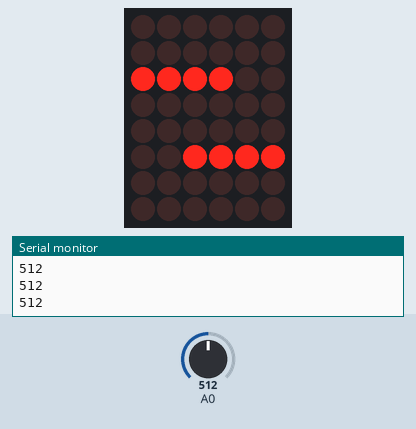
Simulated run of this sketch. Board: Arduino Uno, built with avr-gcc and run on an emulated ATmega328P. On the bench: 6×8 LED matrix, the last lines printed to the serial monitor. Wiring (inferred from the names in the program): LED matrix (orientation assumed): rows pin 2, pin 3, pin 4, pin 5, pin 6, pin 7, pin 8, pin 9; columns pin 11, pin 12, pin 13, A1, A2, A3. The inputs (shaded band) are chosen by the test bench; at power-on: A0 = 512.

Above: at 1.2 s.
1.3 s: A0 set to 490
At 2.5 s:
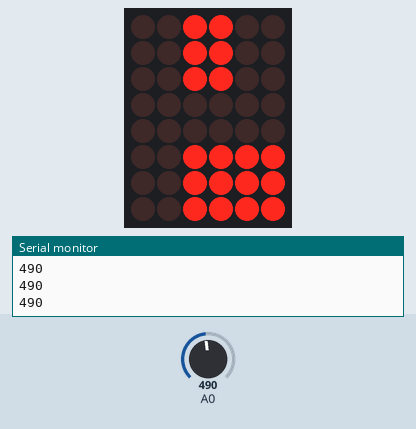
2.8 s: A0 set to 390
At 3.3 s:
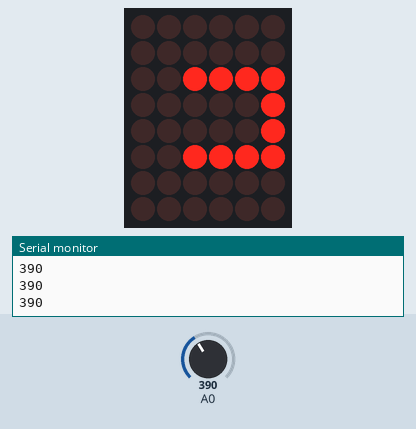
4.3 s: A0 set to 290
At 5.5 s:
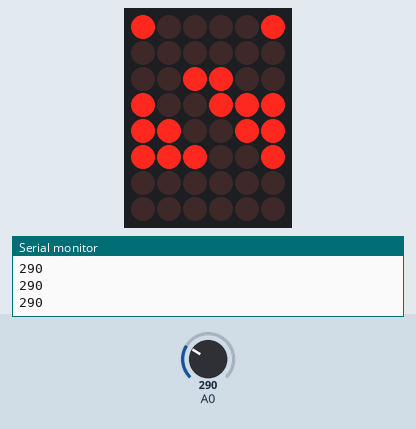
5.8 s: A0 set to 190
At 7.0 s:
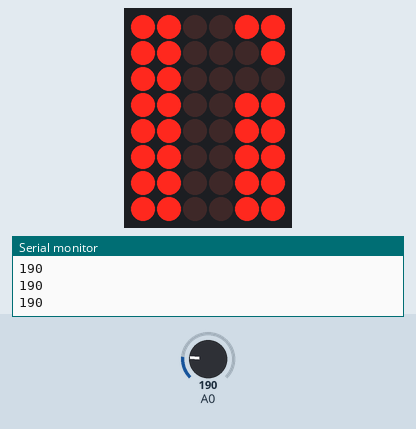
7.3 s: A0 set to 610
At 7.9 s:
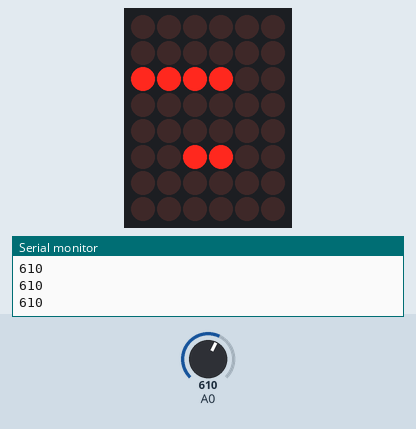
8.8 s: A0 set to 590
At 10.0 s:
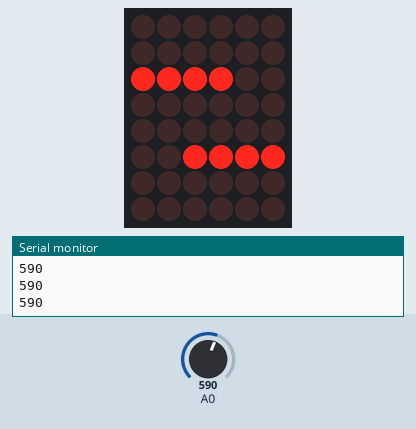
Timing chart, 0 to 11.3 s (numbered marks = the images above; inputs shaded):
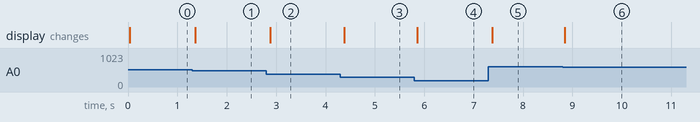

The sketch:

ProximitySensor.ino
```cpp
#define ROW_1 2
#define ROW_2 3
#define ROW_3 4
#define ROW_4 5
#define ROW_5 6
#define ROW_6 7
#define ROW_7 8
#define ROW_8 9

#define COL_1 10
#define COL_2 11
#define COL_3 12
#define COL_4 13
#define COL_5 A1
#define COL_6 A2
#define COL_7 A3
#define COL_8 A4

const byte rows[] = {
    ROW_1, ROW_2, ROW_3, ROW_4, ROW_5, ROW_6, ROW_7, ROW_8
};

byte one[] = { B00011000,B00111000,B01111000,B00011000,B00011000,B00011000,B00011000,B00011000};
byte two[] = { B00111100,B01111110,B01100110,B00001100,B00011000,B00110000,B01111110,B01111110};
byte three[] = { B01111110,B01111110,B00000110,B00111110,B00111110,B00000110,B01111110,B01111110};
byte four[] = { B01100110,B01100110,B01100110,B01111110,B01111110,B00000110,B00000110,B00000110};
byte five[] = { B01111110,B01111110,B01100000,B01111110,B01111110,B00000110,B01111110,B01111110};
byte six[] = { B01111110,B01111110,B01100000,B01111110,B01111110,B01100110,B01111110,B01111110};

// Declare the used sensor pin <br>int sensorPin = A0;

void setup(){
  // Start the Serial connection
  Serial.begin(9600);

  for (byte i = 2; i <= 13; i++)
        pinMode(i, OUTPUT);
    pinMode(A1, OUTPUT);
    pinMode(A2, OUTPUT);
    pinMode(A3, OUTPUT);
    pinMode(A4, OUTPUT);
}

void loop(){
  // Read the analog value of the sensor
  int val = analogRead(A0);
  Serial.println(val);
  if(val < 200){
    drawScreen(one);
  }
  else if(val < 300 && val > 200){
    drawScreen(two);
  }
  else if(val < 400 && val > 300){
    drawScreen(three);
  }
  else if(val < 500 && val > 400){
    drawScreen(four);
  }
  else if(val < 600 && val > 500){
    drawScreen(five);
  }
  else if(val > 600){
    drawScreen(six);
  }
  delay(1);
}

void  drawScreen(byte buffer2[]){
   // Turn on each row in series
    for (byte i = 0; i < 8; i++) {
      setColumns(buffer2[i]); // Set columns for this specific row
      digitalWrite(rows[i], HIGH);
      delay(2); // Set this to 50 or 100 if you want to see the multiplexing effect!
      digitalWrite(rows[i], LOW);
    }
}


void setColumns(byte b) {
    digitalWrite(COL_1, (~b >> 0) & 0x01); // Get the 1st bit: 10000000
    digitalWrite(COL_2, (~b >> 1) & 0x01); // Get the 2nd bit: 01000000
    digitalWrite(COL_3, (~b >> 2) & 0x01); // Get the 3rd bit: 00100000
    digitalWrite(COL_4, (~b >> 3) & 0x01); // Get the 4th bit: 00010000
    digitalWrite(COL_5, (~b >> 4) & 0x01); // Get the 5th bit: 00001000
    digitalWrite(COL_6, (~b >> 5) & 0x01); // Get the 6th bit: 00000100
    digitalWrite(COL_7, (~b >> 6) & 0x01); // Get the 7th bit: 00000010
    digitalWrite(COL_8, (~b >> 7) & 0x01); // Get the 8th bit: 00000001

    // If the polarity of your matrix is the opposite of mine
    // remove all the '~' above.
}
```

Measured:
- after the input at 1.3 s, the display: changes after 0.06 s (image 1)
- after the input at 2.8 s, the display: changes after 0.08 s (image 2)
- after the input at 4.3 s, the display: changes after 0.08 s (image 3)
- after the input at 5.8 s, the display: changes after 0.06 s (image 4)
- after the input at 7.3 s, the display: changes after 0.08 s (image 5)
- after the input at 8.8 s, the display: changes at once (image 6)
